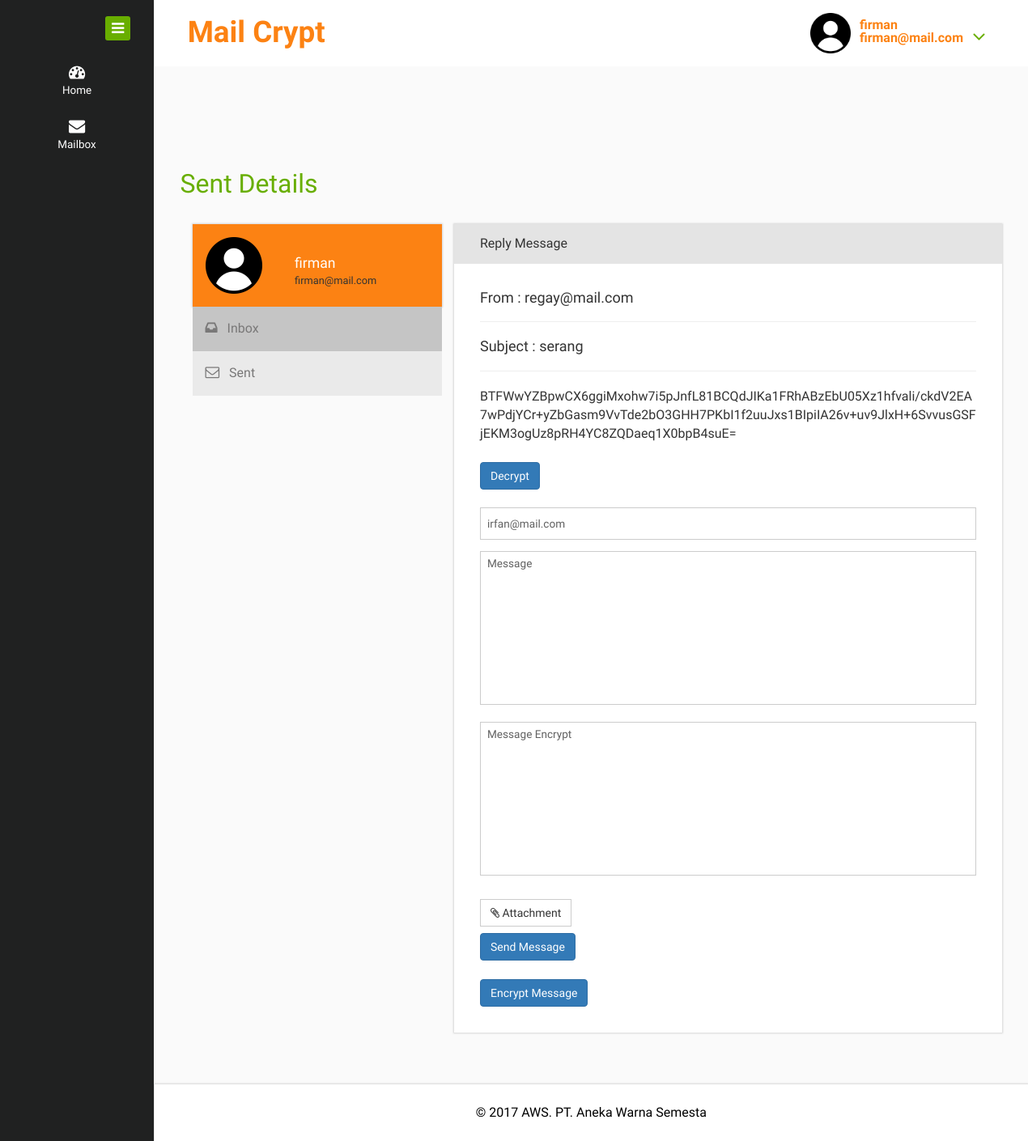
Page /sent-details.php?id=1 (signed in) on the committed database.
### tables this page shows
CREATE TABLE `mail` (
  `mail_id` int(11) NOT NULL AUTO_INCREMENT,
  `username` varchar(100) DEFAULT NULL,
  `mail_to` varchar(100) DEFAULT NULL,
  `mail_subject` varchar(255) DEFAULT NULL,
  `mail_message` text,
  `mail_attachment` varchar(255) DEFAULT NULL,
  `mail_date` timestamp NULL DEFAULT CURRENT_TIMESTAMP,
  PRIMARY KEY (`mail_id`)
);

### sent-details.php (the view, shortened to what this page needs)
<?php
include "proses/DBConfig.php";
if(empty($_SESSION['username'] && $_SESSION['email']))
{
    header("location: login.php");
}
else
{
$s = $_SESSION['username'];
$e = $_SESSION['email'];
$id = $_GET['id'];
$query = "SELECT * FROM mail WHERE mail_id = '$id'";
$sql = mysqli_query($link, $query);
$row = mysqli_fetch_object($sql);
include "header.php";
?>
<div class="inner-block">
    <div class="inbox">
          <h2>Sent Details</h2>
         <div class="col-md-4 compose">
            <div class="mail-profile">
                <div class="mail-pic">
                <img src="images/user.png" alt="" width="70px" height="70px">
                </div>
                <div class="mailer-name">
                        <h5><a href="#"><?php echo $s; ?></a></h5>
                         <h6><?php echo $e; ?></h6>
                </div>
                <div class="clearfix"> </div>
            </div>
            <div class="compose-bottom">
                <ul>
                    <li><a class="hilate" href="inbox.php"><i class="fa fa-inbox"> </i>Inbox</a></li>
                    <li><a href="sent.php"><i class="fa fa-envelope-o"> </i>Sent</a></li>
                </ul>
            </div>
         </div>
            <div class="col-md-8 compose-right">
                    <div class="inbox-details-default">
                        <div class="inbox-details-heading">
                            Reply Message
                        </div>
                        <div class="inbox-details-body">
                            <h4><?php echo "From : ".$row -> username; ?></h4>
                            <hr />
                            <h4><?php echo "Subject : ".$row -> mail_subject; ?></h4>
                            <hr />
                            <p style="word-wrap: break-word !important" id="messageDecrypt"><?php echo $row -> mail_message; ?></p>
                            <br />
                            <button class="btn btn-primary" id="btnDecrypt" data-toggle="modal" data-target="#myModal">Decrypt</button>
                            <br />
                            <form class="com-mail" action="proses/mail.php" method="POST" enctype="multipart/form-data">
                            <input type='hidden' name='id' id="id" class='form-control' value="<?php echo $_GET['id']; ?>"><br>
                                <input type="text" name="to" id="to" value="<?php echo $row -> mail_to; ?>">
                                <textarea rows="6" name="message" id="message" placeholder="Message">Message </textarea>
                                <textarea rows="6" name="MessageEncrypt" id="MessageEncrypt" placeholder="Message Encrypt">Message Encrypt</textarea>
                                <div class="form-group">
                                    <div class="btn btn-default btn-file">
                                        <i class="fa fa-paperclip"> </i> Attachment
                                    </div>
                                </div>
                                <button name="reply" class="btn btn-primary">Send Message</button>
                            </form>
                            <br />
                            <button class="btn btn-primary" id="btnEncrypt" name="encrypt">Encrypt Message</button>
                        </div>
                    </div>
                </div>
   </div>
</div>
<?php
include "footer.php";
}
?>

### header.php (shortened to what this page needs)
<!DOCTYPE HTML>
<html>
<head>
<link href="css/bootstrap.css" rel="stylesheet" type="text/css" media="all">
<link href="css/style.css" rel="stylesheet" type="text/css" media="all"/>
<link href="css/font-awesome.css" rel="stylesheet">
</head>
<body>
<div class="page-container">
   <div class="left-content">
	   <div class="mother-grid-inner">
				<div class="header-main">
					<div class="header-left">
							<div class="logo-name">
									 <a href="index.html"> <h1>Mail Crypt</h1>
								  </a>
							</div>
							<div class="clearfix"> </div>
						 </div>
						 <div class="header-right">
							<div class="profile_details">
								<ul>
									<li class="dropdown profile_details_drop">
										<a href="#" class="dropdown-toggle" data-toggle="dropdown" aria-expanded="false">
											<div class="profile_img">
												<span class="prfil-img"><img src="images/user.png" alt="" width="50px" height="50px"> </span>
												<div class="user-name">
													<p><?php echo $s; ?></p>
													<p><?php echo $e; ?></p>
												</div>
												<i class="fa fa-angle-down lnr"></i>
												<div class="clearfix"></div>
											</div>
										</a>
									</li>
								</ul>
							</div>
							<div class="clearfix"> </div>
						</div>
				     <div class="clearfix"> </div>
				</div>
	</div>

### footer.php (shortened to what this page needs)
<div class="copyrights">
	 <p>© 2017 AWS. PT. Aneka Warna Semesta </a> </p>
</div>
</div>
    <div class="sidebar-menu">
		  	<div class="logo"> <a href="#" class="sidebar-icon"> <span class="fa fa-bars"></span> </a>  </div>
		    <div class="menu">
		      <ul id="menu" >
		        <li id="menu-home" ><a href="index.php"><i class="fa fa-tachometer"></i><span>Home</span></a></li>
		        <li><a href="inbox.php"><i class="fa fa-envelope"></i><span>Mailbox</span></a></li>
		      </ul>
		    </div>
	 </div>
</div>
</body>
</html>

### rows in the picture
mail: username "regay@mail.com", mail_subject "serang", mail_message "BTFWwYZBpwCX6ggiMxohw7i5pJnfL81BCQdJIKa1FRhABzEbU05Xz1hfvali/ckdV2EA7wPdjYCr+yZbGasm9VvTde2bO3GHH7PKbI1f2uuJxs1BIpiIA26v+uv9JlxH+6SvvusGSFjEKM3ogUz8pRH4YC8ZQDaeq1X0bpB4suE=", to "irfan@mail.com"

### other values in the picture
$s "firman"
$e "firman@mail.com"
